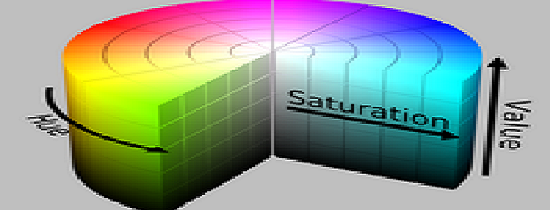
#> input picture hsvimage.png, 550 x 211 px, given in place of the camera
$ python contour_simple_recognition.py
#> lines starting #> are read from the running program, lines starting #| are printed output that depends on the picture; after the words box and inside, x2 and y2 are one past the last pixel; in counts of white or black regions, pixels touching at a corner belong together
#> in main, frame is the input picture: shape (211, 550, 3); mean B, G, R 142.8, 154.5, 145.6
import cv2
import numpy as np


def process_frame(frame, lower_hsv, upper_hsv, min_area=80):
    """
    Detect objects within a specific HSV range and draw their convex hulls.

    :param frame: BGR image from the camera
    :param lower_hsv: lower HSV boundary (list/np.array)
    :param upper_hsv: upper HSV boundary (list/np.array)
    :param min_area: minimum contour area to consider as target
    :return: frame with detected targets drawn
    """
#> called with min_area = 80
    # Convert to HSV and threshold
    hsv = cv2.cvtColor(frame, cv2.COLOR_BGR2HSV)
#> hsv: shape (211, 550, 3); mean H, S, V 47.9, 98, 176.9
    mask = cv2.inRange(hsv, np.array(lower_hsv), np.array(upper_hsv))
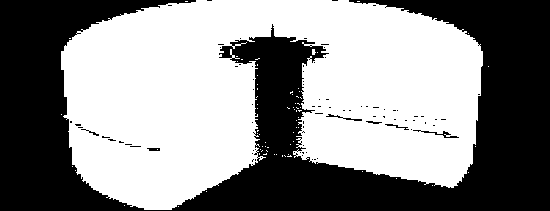
#> mask: shape (211, 550); 54.8% white; 83 black regions (76 under 20 px), largest, box (x1, y1, x2, y2) and area: (0, 0, 550, 211) 52014, (413, 130, 459, 138) 86, (326, 114, 362, 121) 60
    filtered = cv2.bitwise_and(frame, frame, mask=mask)
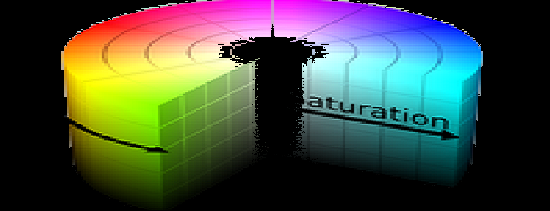
#> filtered: shape (211, 550, 3); mean B, G, R 62.9, 74.5, 65.8

    # Convert to grayscale and threshold to find contours
    gray = cv2.cvtColor(filtered, cv2.COLOR_BGR2GRAY)
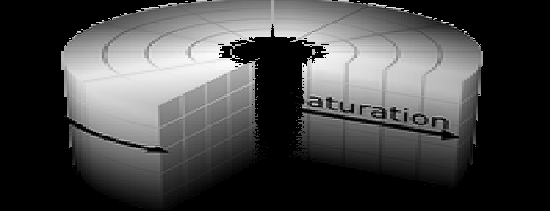
#> gray: shape (211, 550); min 0, max 250, mean 70.6
    _, thresh = cv2.threshold(gray, 127, 255, 0)
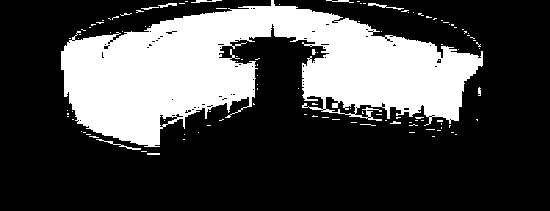
#> thresh: shape (211, 550); 28.5% white; 114 white regions (104 under 20 px)
    contours, _ = cv2.findContours(thresh, cv2.RETR_TREE, cv2.CHAIN_APPROX_SIMPLE)
#> contours = 195 contours, 188 with area under 20; largest, box (x1, y1, x2, y2) and area: (61, 0, 483, 147) 31805, (325, 96, 356, 115) 306, (159, 114, 178, 128) 115, (368, 3, 404, 10) 31, (96, 139, 141, 150) 28, (158, 3, 177, 8) 25, (436, 58, 442, 64) 20

    # Draw convex hulls for sufficiently large contours
    for contour in contours:
        if cv2.contourArea(contour) >= min_area:
            hull = cv2.convexHull(contour)
            cv2.drawContours(filtered, [hull], -1, (200, 0, 200), 3)
#> this loop made 195 passes
#> contour on passes 1 to 3: [[147, 153], [147, 154], [159, 154], [159, 153]], [[141, 151], [146, 151]], [[183, 139], [184, 139]]
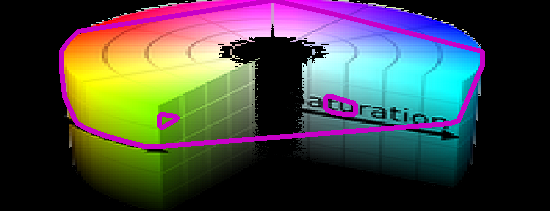
#> filtered: shape (211, 550, 3); 4.67% of pixels changed, all inside (x1, y1, x2, y2) = (59, 0, 485, 149)

    return filtered


def main():
    cap = cv2.VideoCapture(0)
    lower_hsv = [0, 42, 0]
    upper_hsv = [179, 255, 255]

    while cap.isOpened():
        ret, frame = cap.read()
        if not ret:
            continue

        processed = process_frame(frame, lower_hsv, upper_hsv)
        cv2.imshow("Detection", processed)

        if cv2.waitKey(1) & 0xFF == 32:  # space bar to exit
#> (key Esc is pressed here)
            break

    cap.release()
    cv2.destroyAllWindows()


if __name__ == "__main__":
    main()
